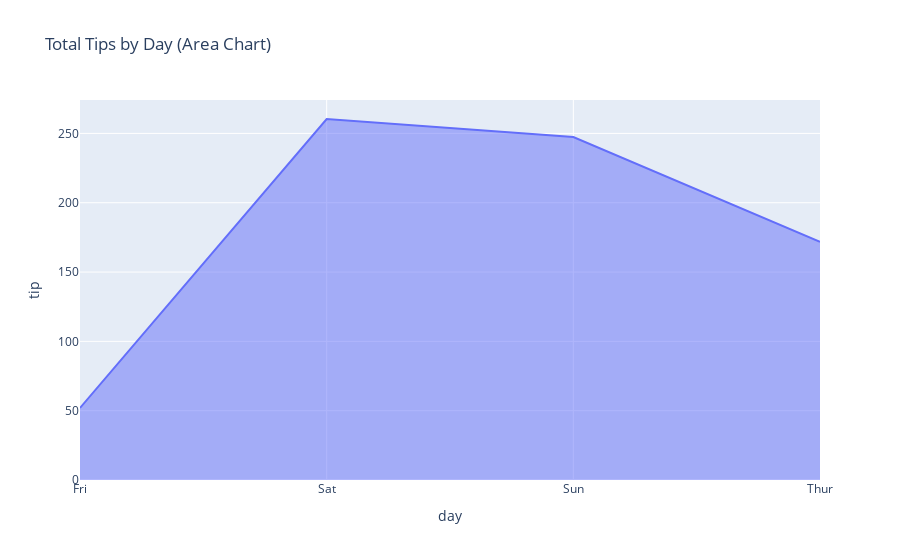

The notebook cell saved with this chart:
### Code cell
# Area chart example
daily_sum = df.groupby('day', as_index=False)['tip'].sum()
fig = px.area(daily_sum, x='day', y='tip', title='Total Tips by Day (Area Chart)')
fig.show()

### Figure 1 — Plotly figure (JSON) as saved in the notebook; plotly's stock layout.template omitted (floating-point values rounded to 4 significant figures)
{"data": [{"fillpattern": {"shape": ""}, "hovertemplate": "day=%{x}<br>tip=%{y}<extra></extra>", "legendgroup": "", "line": {"color": "#636efa"}, "marker": {"symbol": "circle"}, "mode": "lines", "name": "", "orientation": "v", "showlegend": false, "stackgroup": "1", "type": "scatter", "x": ["Fri", "Sat", "Sun", "Thur"], "xaxis": "x", "y": [51.96, 260.4, 247.4, 171.8], "yaxis": "y"}], "layout": {"legend": {"tracegroupgap": 0}, "title": {"text": "Total Tips by Day (Area Chart)"}, "xaxis": {"anchor": "y", "domain": [0, 1], "title": {"text": "day"}}, "yaxis": {"anchor": "x", "domain": [0, 1], "title": {"text": "tip"}}}}
